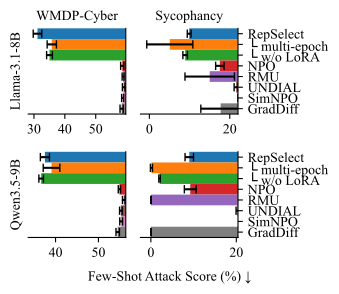

Python code for this plot:
# %%
# Few-shot robustness grid: rows = Llama + Qwen, columns = cyber + sycophancy.
# Like 2_5_grid, but the plotted value is the few-shot attack metric (relearn
# epoch 0), and the top N trials are selected by that few-shot metric.
# Trial data comes from the per-model jsons written by dump_results_wandb.py.
import json
from pathlib import Path
from typing import Dict, List, Tuple

import matplotlib.pyplot as plt
import numpy as np
from scipy import stats

from main_grid import baselines, plot_grid, titles_dict

_BENCHMARKS_DIR = Path(__file__).parent.parent / "benchmarks"

MODELS = ["Llama-3.1-8B", "Qwen3.5-9B"]

# (subdir, results_dir, display, trial metric key, baselines.yaml tag)
DATASETS = [
    ("wmdp_low_mi", "results_cyber", "WMDP-Cyber", "fewshot5_acc_t0", "cyber_fewshot5_acc_t0"),
    ("sycophancy", "results", "Sycophancy", "fewshot5_prob", "sycophancy_fewshot5_prob"),
]

trials: Dict[str, Dict[str, Dict[str, List[dict]]]] = {}
for _subdir, _results_dir, _display, _, _ in DATASETS:
    trials[_display] = {}
    for _model in MODELS:
        _data = json.loads(
            (_BENCHMARKS_DIR / _subdir / _results_dir / f"{_model}.json").read_text()
        )
        trials[_display][_model] = {m: info["trials"] for m, info in _data.items()}


def get_stats(
    model: str,
    display: str,
    metric: str,
    baseline_tag: str,
    top_n: int = 10,
) -> Tuple[Dict[str, Tuple[float, float, float]], float]:
    """Mean/SEM/std of the top N trials per method, ranked BY THE FEW-SHOT metric."""
    method_stats = {}
    for method in titles_dict:
        method_trials = trials[display].get(model, {}).get(method, [])
        scores = [t[metric] for t in method_trials if metric in t]
        if not scores:
            continue  # plot_grid renders an empty bar
        top = sorted(scores)[:top_n]
        method_stats[method] = (np.mean(top), stats.sem(top), np.std(top))
    return method_stats, baselines[baseline_tag][model]


# %%

if __name__ == "__main__":
    height = 1.0 + 0.9 * len(MODELS)
    fig = plot_grid(
        rows=[
            [
                get_stats(model, display, metric, tag)
                for _, _, display, metric, tag in DATASETS
            ]
            for model in MODELS
        ],
        col_titles=[display for _, _, display, _, _ in DATASETS],
        row_titles=MODELS,
        figsize=(3.5, height),
        save_path="few_shot_grid.pdf",
        xlabel="Few-Shot Attack Score (%) ↓",
    )

    plt.show()

# %%
